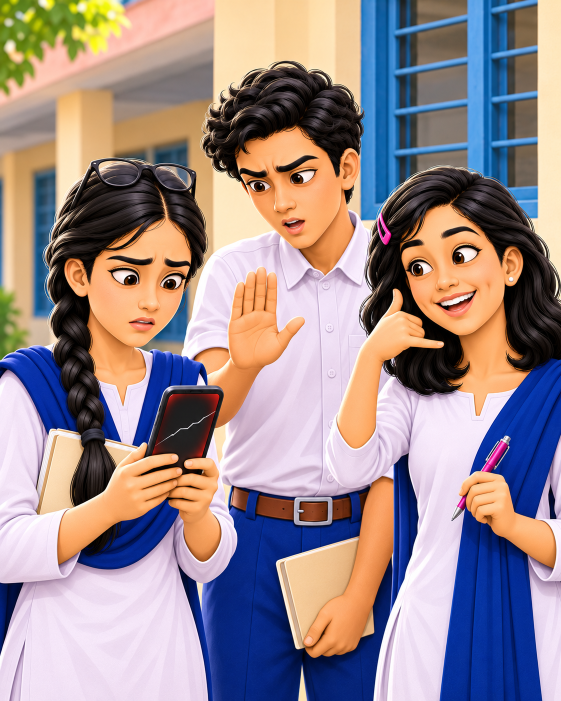
#> input picture tests/fixtures/image1.png, 1122 x 1402 px (shown at 1/2 size)
$ python geometry_sensor.py ../tests/fixtures/image1.png
#> lines starting #> are read from the running program, lines starting #| are printed output that depends on the picture; after the words box and inside, x2 and y2 are one past the last pixel; in counts of white or black regions, pixels touching at a corner belong together
### tools/cv_core.py
#!/usr/bin/env python3
"""cv_core.py — shared image processing core for LiGeo global skill.

Provides a single, validated image decoding and preprocessing path so every
LiGeo tool decodes images once, validates them consistently, and avoids
wasting memory/CPU by decoding the same file multiple times.

Designed for an 8 GB RAM, integrated-GPU environment:
- one image decoded and held in memory at a time;
- optional downsampling with recorded scale factor;
- ROI (region of interest) helpers;
- no raw pixel arrays serialized into evidence JSON;
- EXIF orientation normalized consistently;
- alpha handled explicitly.

  python tools/cv_core.py image.png              # inspect and validate
  from cv_core import load_image, ImageInfo, load_and_validate

Classes:
    ImageInfo — metadata about a decoded image (no raw pixels in JSON).
    LoadedImage — in-memory image with validation info.

Functions:
    load_image(path, max_pixels=None, max_dimension=None, max_file_mb=None,
               allowed_formats=None, allowed_modes=None, downsample_to=None)
        Load and validate an image file. Returns LoadedImage.
    load_and_validate(...) -> (dict, list[dict])
        Compatibility wrapper returning (record, issues) like bitmap_check.py.
"""

import hashlib
import json
import sys
from dataclasses import dataclass, field, asdict
from pathlib import Path
from typing import Optional

try:
    from PIL import Image, ImageOps, UnidentifiedImageError
except ImportError as e:
    sys.exit(f"missing dependency: Pillow (pip install pillow)")

try:
    import numpy as np
except ImportError:
    np = None  # numpy optional at import, required for array ops

# --- Default limits (configurable via args or profile) ---
DEFAULT_MAX_FILE_MB = 50
DEFAULT_MAX_PIXELS = 50_000_000   # ~50 MP (decompression bomb guard)
DEFAULT_MAX_DIMENSION = 20_000    # max width or height in px
DEFAULT_ALLOWED_FORMATS = {"PNG", "JPEG"}
DEFAULT_ALLOWED_MODES = {"1", "L", "P", "RGB", "RGBA", "CMYK", "YCbCr"}
DEFAULT_JPEG_QUALITY = 85


@dataclass
class ImageInfo:
    """Metadata about an image — no raw pixels.

    All values are JSON-serializable primitives.
    """
    asset_id: str
    path: str
    format: Optional[str]
    mode: Optional[str]
    width: int
    height: int
    aspect_ratio: Optional[float]
    orientation: str  # landscape / portrait / square / unknown
    has_alpha: bool
    total_pixels: int
    file_size_bytes: int
    file_size_mb: float
    exif_orientation_applied: bool
    icc_profile_present: bool
    processing_width: int
    processing_height: int
    scale_factor: float
    valid: bool
    issues: list = field(default_factory=list)

    def to_dict(self) -> dict:
        return asdict(self)


@dataclass
class LoadedImage:
    """In-memory image with validation metadata.

    Holds the actual PIL Image object. Callers are responsible for releasing
    it (e.g. via context manager or `del`) after use to keep memory bounded
    on an 8 GB machine.
    """
    info: ImageInfo
    image: Optional[Image.Image] = None

    def __enter__(self):
        return self

    def __exit__(self, exc_type, exc_val, exc_tb):
        self.close()

    def close(self):
        if self.image is not None:
            try:
                self.image.close()
            except Exception:
                pass
            self.image = None

    def to_info_dict(self) -> dict:
        return self.info.to_dict()


def safe_asset_id(path: Path) -> str:
    """Stable asset ID from file hash (not raw bytes in logs)."""
    h = hashlib.sha256()
    with open(path, "rb") as f:
        for chunk in iter(lambda: f.read(65536), b""):
            h.update(chunk)
    return f"img:{h.hexdigest()[:16]}"


# [42 lines left out: functions parse_css_length_mm, convert_to_mm, not called in this run]


def _decode_image(path: Path) -> Image.Image:
    """Open and fully decode an image file.

    Raises UnidentifiedImageError if the content is not a recognized image.
    """
    img = Image.open(path)
    img.load()  # force decode to catch truncated/corrupt files
    return img


def _normalize_orientation(img: Image.Image) -> Image.Image:
    """Apply EXIF orientation transpose in-place, returning the image."""
    try:
        img = ImageOps.exif_transpose(img)
    except Exception:
        pass  # orientation not present or unreadable — leave as-is
    return img


def load_image(
    path: str | Path,
    max_file_mb: float = DEFAULT_MAX_FILE_MB,
    max_pixels: int = DEFAULT_MAX_PIXELS,
    max_dimension: int = DEFAULT_MAX_DIMENSION,
    allowed_formats: Optional[set] = None,
    allowed_modes: Optional[set] = None,
    downsample_to: Optional[int] = None,
) -> LoadedImage:
    """Load, validate, and optionally downsample an image file.

    Returns a LoadedImage. The caller must close() it or use it as a context
    manager to release memory.

    Raises nothing for validation failures — they are recorded in info.issues
    and info.valid is set False. Raises FileNotFoundError if the file is
    missing; raises UnidentifiedImageError if content is not an image.
    """
    path = Path(path)
    issues = []

    # --- 1. File existence ---
    if not path.exists():
        raise FileNotFoundError(f"file not found: {path}")

    # --- 2. File size ---
    file_size = path.stat().st_size
    file_size_mb = round(file_size / (1024 * 1024), 4)

    if file_size == 0:
        issues.append({"t": "BITMAP-EMPTY", "det": "file is 0 bytes", "conf": 1.0})

    if file_size > max_file_mb * 1024 * 1024:
        issues.append({
            "t": "BITMAP-TOO-LARGE",
            "det": f"file {file_size_mb} MB exceeds {max_file_mb} MB limit",
            "conf": 1.0,
        })

    # --- 3. Decode and validate content (not extension) ---
    try:
        img = _decode_image(path)
    except UnidentifiedImageError as e:
        issues.append({
            "t": "BITMAP-UNKNOWN-FORMAT",
            "det": f"not a recognized image: {path.name}",
            "conf": 1.0,
        })
        record = ImageInfo(
            asset_id=safe_asset_id(path),
            path=str(path),
            format=None,
            mode=None,
            width=0,
            height=0,
            aspect_ratio=None,
            orientation="unknown",
            has_alpha=False,
            total_pixels=0,
            file_size_bytes=file_size,
            file_size_mb=file_size_mb,
            exif_orientation_applied=False,
            icc_profile_present=False,
            processing_width=0,
            processing_height=0,
            scale_factor=1.0,
            valid=False,
            issues=issues,
        )
        return LoadedImage(info=record, image=None)

    # Capture original metadata before any transforms
    original_format = img.format
    original_mode = img.mode
    original_width = img.width
    original_height = img.height
    has_alpha = img.mode in ("RGBA", "LA", "PA") or "transparency" in img.info
    icc_present = "icc_profile" in img.info

    # --- 4. Normalize EXIF orientation ---
    img = _normalize_orientation(img)
    orientation_applied = True  # attempted; may be no-op if no orientation tag

    # Re-read dims after orientation transpose (may swap w/h)
    width = img.width
    height = img.height
    aspect_ratio = round(width / height, 6) if height else None
    orientation = (
        "landscape" if width > height else "portrait" if height > width else "square"
    )
    total_pixels = width * height

    # --- 5. Dimension/pixel limits ---
    if total_pixels > max_pixels:
        issues.append({
            "t": "BITMAP-TOO-MANY-PIXELS",
            "det": f"{total_pixels:,} px exceeds {max_pixels:,} px limit",
            "conf": 1.0,
        })
    if width > max_dimension or height > max_dimension:
        issues.append({
            "t": "BITMAP-DIMENSION",
            "det": f"{width}x{height} exceeds {max_dimension}px max dimension",
            "conf": 1.0,
        })

    # --- 6. Format/mode validation ---
    allowed_formats = allowed_formats or DEFAULT_ALLOWED_FORMATS
    allowed_modes = allowed_modes or DEFAULT_ALLOWED_MODES

    if original_format not in allowed_formats:
        issues.append({
            "t": "BITMAP-FORMAT",
            "det": f"format {original_format} not in allowed {sorted(allowed_formats)}",
            "conf": 1.0,
        })
    if original_mode not in allowed_modes:
        issues.append({
            "t": "BITMAP-MODE",
            "det": f"color mode {original_mode} not in allowed {sorted(allowed_modes)}",
            "conf": 1.0,
        })

    # --- 7. Downsample if needed ---
    scale_factor = 1.0
    processing_width = width
    processing_height = height

    if downsample_to and total_pixels > downsample_to * downsample_to:
        scale = (downsample_to * downsample_to / total_pixels) ** 0.5
        new_w = max(1, int(width * scale))
        new_h = max(1, int(height * scale))
        try:
            img = img.resize((new_w, new_h), Image.Resampling.LANCZOS)
            processing_width = new_w
            processing_height = new_h
            scale_factor = round(scale, 4)
        except Exception as e:
            issues.append({
                "t": "BITMAP-RESIZE-FAIL",
                "det": str(e)[:200],
                "conf": 0.8,
            })

    valid = len([i for i in issues if i.get("conf", 0) >= 0.9]) == 0

    info = ImageInfo(
        asset_id=safe_asset_id(path),
        path=str(path),
        format=original_format,
        mode=original_mode,
        width=original_width,
        height=original_height,
        aspect_ratio=aspect_ratio,
        orientation=orientation,
        has_alpha=has_alpha,
        total_pixels=total_pixels,
        file_size_bytes=file_size,
        file_size_mb=file_size_mb,
        exif_orientation_applied=orientation_applied,
        icc_profile_present=icc_present,
        processing_width=processing_width,
        processing_height=processing_height,
        scale_factor=scale_factor,
        valid=valid,
        issues=issues,
    )

    return LoadedImage(info=info, image=img)


# [231 lines left out: functions load_and_validate, get_roi, image_to_array, make_evidence_block, make_issue, make_evidence_result and 8 more, not called in this run]


# [2 lines that do not run on import are left out]

### tools/geometry_sensor.py
#!/usr/bin/env python3
"""geometry_sensor.py — deterministic geometric measurement for LiGeo CV sensor pack.

Computes border detection, alignment, and simple diagram geometry measurements
using OpenCV. All outputs are DETECTED measurements — not semantic object
understanding.

  python tools/cv_sensors/geometry_sensor.py image.png
  python tools/cv_sensors/geometry_sensor.py images/ --json out.json

Exit code = number of targets with findings (0 = clean).
"""
import argparse, json, sys
from pathlib import Path

sys.path.insert(0, str(Path(__file__).resolve().parent.parent))
from cv_core import load_image

try:
    import cv2
    OPENCV_VERSION = cv2.__version__
except ImportError:
    sys.exit("missing dependency: opencv-python (pip install opencv-python)")

try:
    import numpy as np
    NUMPY_VERSION = np.__version__
except ImportError:
    sys.exit("missing dependency: numpy (pip install numpy)")

try:
    from PIL import Image
    PILLOW_VERSION = Image.__version__
except Exception:
    PILLOW_VERSION = "unknown"


def analyze_geometry(path: Path) -> dict:
    """Compute deterministic geometric metrics from an image file."""
    with load_image(path) as loaded:
        img = loaded.image
        if img is None:
            return _empty_result(path, "image could not be decoded")

        rgb = img.convert("RGB") if img.mode != "RGB" else img
        arr = np.array(rgb, dtype=np.uint8)
        h, w = arr.shape[:2]
        gray = cv2.cvtColor(arr, cv2.COLOR_RGB2GRAY)

        # --- Border detection: check if edges are dark/empty (content border) ---
        # Sample border pixels (top, bottom, left, right 5% of image)
        border_px = max(5, min(h, w) // 20)
        top_border = gray[:border_px, :].ravel()
        bottom_border = gray[-border_px:, :].ravel()
        left_border = gray[:, :border_px].ravel()
        right_border = gray[:, -border_px:].ravel()
        all_border = np.concatenate([top_border, bottom_border, left_border, right_border])
        border_mean = float(all_border.mean())
        border_std = float(all_border.std())

        border_result = {
            "border_mean_intensity": round(border_mean, 4),
            "border_std_intensity": round(border_std, 4),
            "border_px_sampled": int(len(all_border)),
            "is_dark_border": border_mean < 50,
            "is_light_border": border_mean > 200,
            "method": "OpenCV, mean/std of border pixel rows/cols",
            "version": f"OpenCV {OPENCV_VERSION}, NumPy {np.__version__}",
            "interpretation": "Whether content is bordered by dark/light margins",
            "limitations": "Border definition is arbitrary (5% of min dimension)",
        }

        # --- Alignment: check if content is centered ---
        # Find non-zero (content) pixels via threshold
        _, thresh = cv2.threshold(gray, 240, 255, cv2.THRESH_BINARY_INV)
        content_pixels = np.column_stack(np.where(thresh > 0))
        if len(content_pixels) > 0:
            content_center_y = float(content_pixels[:, 0].mean())
            content_center_x = float(content_pixels[:, 1].mean())
            image_center_y = h / 2.0
            image_center_x = w / 2.0
            center_offset_y = round(content_center_y - image_center_y, 4)
            center_offset_x = round(content_center_x - image_center_x, 4)
            alignment = {
                "content_center": [round(content_center_y, 4), round(content_center_x, 4)],
                "image_center": [round(image_center_y, 4), round(image_center_x, 4)],
                "offset_y": center_offset_y,
                "offset_x": center_offset_x,
                "content_px_count": int(len(content_pixels)),
                "method": "OpenCV threshold + centroid",
                "version": f"OpenCV {OPENCV_VERSION}, NumPy {np.__version__}",
                "interpretation": "Content centroid relative to image center",
                "limitations": "Content detection depends on threshold; not semantic",
            }
        else:
            alignment = {
                "content_center": None,
                "image_center": [round(h / 2.0, 4), round(w / 2.0, 4)],
                "offset_y": None,
                "offset_x": None,
                "content_px_count": 0,
                "method": "OpenCV threshold + centroid",
                "version": f"OpenCV {OPENCV_VERSION}, NumPy {np.__version__}",
                "interpretation": "No content detected above threshold",
                "limitations": "Threshold may miss low-contrast content",
            }

        # --- Simple diagram geometry: count rectangular contours ---
        edges = cv2.Canny(gray, 50, 150)
        contours, _ = cv2.findContours(edges, cv2.RETR_EXTERNAL, cv2.CHAIN_APPROX_SIMPLE)
        rect_contours = 0
        rect_areas = []
        for c in contours:
            area = float(cv2.contourArea(c))
            if area > 100:  # filter tiny noise
                peri = cv2.arcLength(c, True)
                approx = cv2.approxPolyDP(c, 0.02 * peri, True)
                if len(approx) == 4:  # rectangular
                    rect_contours += 1
                    rect_areas.append(area)
        geometry_result = {
            "rectangular_contour_count": rect_contours,
            "rect_contour_areas": [round(a, 4) for a in rect_areas[:20]],
            "total_rect_area": round(float(sum(rect_areas)), 4),
            "method": "OpenCV Canny + approxPolyDP",
            "version": f"OpenCV {OPENCV_VERSION}",
            "interpretation": "Detected rectangular regions",
            "limitations": "Not semantic objects; threshold-dependent",
        }

        result = {
            "path": str(path),
            "metrics_version": "1.0.0",
            "opencv_version": OPENCV_VERSION,
            "numpy_version": np.__version__,
            "pillow_version": PILLOW_VERSION,
            "border": border_result,
            "alignment": alignment,
            "geometry": geometry_result,
            "method_tier": "DETECTED",
            "evidence_tier_note": "All geometric metrics are DETECTED pixel measurements; "
                                  "not semantic object understanding",
        }
        return result


def _empty_result(path: Path, reason: str) -> dict:
    return {
        "path": str(path),
        "metrics_version": "1.0.0",
        "error": reason,
        "border": {},
        "alignment": {},
        "geometry": {},
        "method_tier": "DETECTED",
        "evidence_tier_note": "Image could not be decoded — no geometry metrics available",
    }


def run(targets, json_path: str | None = None):
    """Geometry audit of file/dir targets."""
    targets_out = []
    for p in targets:
        p = Path(p)
        if p.is_dir():
            targets_out += sorted(p.rglob("*.png")) + sorted(p.rglob("*.jpg")) + sorted(p.rglob("*.jpeg"))
        elif p.exists():
            targets_out.append(p)
        else:
            sys.exit(f"no such target: {p}")
    seen, uniq = set(), []
    for f in targets_out:
        if f.resolve() not in seen:
            seen.add(f.resolve())
            uniq.append(f)

    report, dirty = [], 0
    for f in uniq:
        try:
            metrics = analyze_geometry(f)
            entry = {"file": str(f), "metrics": metrics, "issues": []}
            # Flag if no content detected
            if metrics["alignment"]["content_px_count"] == 0:
                entry["issues"].append({
                    "t": "GEOMETRY-NO-CONTENT",
                    "det": "no content pixels detected above threshold",
                    "conf": 0.7,
                })
            if entry["issues"]:
                dirty += 1
        except Exception as e:
            entry = {"file": str(f), "metrics": None, "issues": [
                {"t": "GEOMETRY-ANALYSIS-ERROR", "det": str(e)[:200], "conf": 1.0}
            ]}
            dirty += 1
        report.append(entry)

    if json_path and report:
        Path(json_path).parent.mkdir(parents=True, exist_ok=True)
        Path(json_path).write_text(json.dumps(report, indent=2), encoding="utf-8")

    return report, dirty


def main():
    ap = argparse.ArgumentParser()
    ap.add_argument("targets", nargs="+")
    ap.add_argument("--json", help="write full evidence to this file")
    a = ap.parse_args()

    report, dirty = run(a.targets, json_path=a.json)
#> in _decode_image, img is the input picture: PIL image 1122x1402 RGB; mean R, G, B 154.4, 138, 140.6
#> in load_image, `has_alpha = img.mode in ("RGBA", "LA", "PA") or "transparency" in img...`: has_alpha = False
#> in analyze_geometry, `gray = cv2.cvtColor(arr, cv2.COLOR_RGB2GRAY)`:
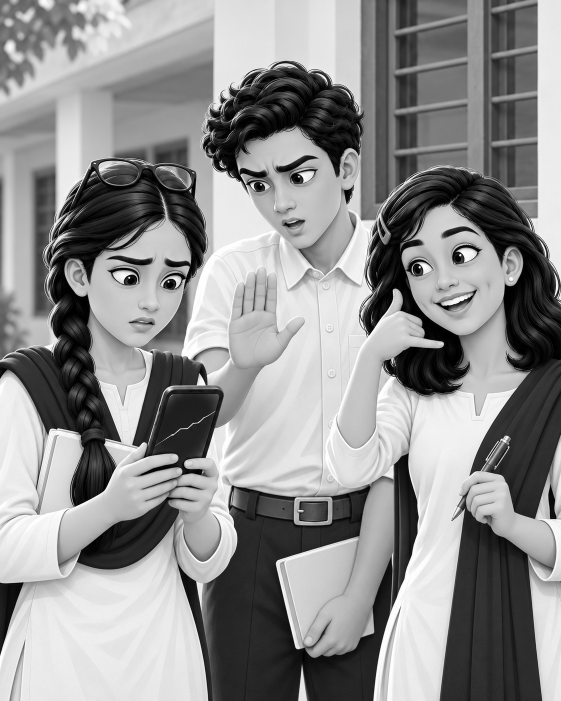
#> gray: shape (1402, 1122) (shown at 1/2 size); min 0, max 255, mean 143.2
#> in analyze_geometry, `border_mean = float(all_border.mean())`: border_mean = 159.5
#> in analyze_geometry, `border_std = float(all_border.std())`: border_std = 78.61
#> in analyze_geometry, `_, thresh = cv2.threshold(gray, 240, 255, cv2.THRESH_BINARY_INV)`:
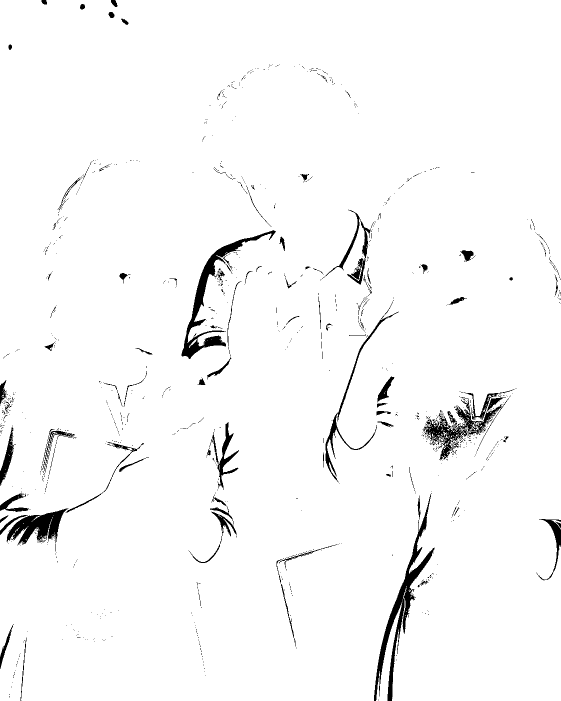
#> thresh: shape (1402, 1122) (shown at 1/2 size); 97.2% white; 1103 black regions (1003 under 20 px), largest, box (x1, y1, x2, y2) and area: (748, 986, 870, 1402) 6926, (363, 460, 552, 718) 5842, (845, 794, 1019, 921) 4868
#> in analyze_geometry, `content_pixels = np.column_stack(np.where(thresh > 0))`: content_pixels = 1528626 pairs, first value 0 to 1401, second value 0 to 1121
#> in analyze_geometry, `content_center_y = float(content_pixels[:, 0].mean())`: content_center_y = 695.7
#> in analyze_geometry, `content_center_x = float(content_pixels[:, 1].mean())`: content_center_x = 560.9
#> in analyze_geometry, `center_offset_y = round(content_center_y - image_center_y, 4)`: center_offset_y = -5.3
#> in analyze_geometry, `center_offset_x = round(content_center_x - image_center_x, 4)`: center_offset_x = -0.0641
#> in analyze_geometry, `edges = cv2.Canny(gray, 50, 150)`:
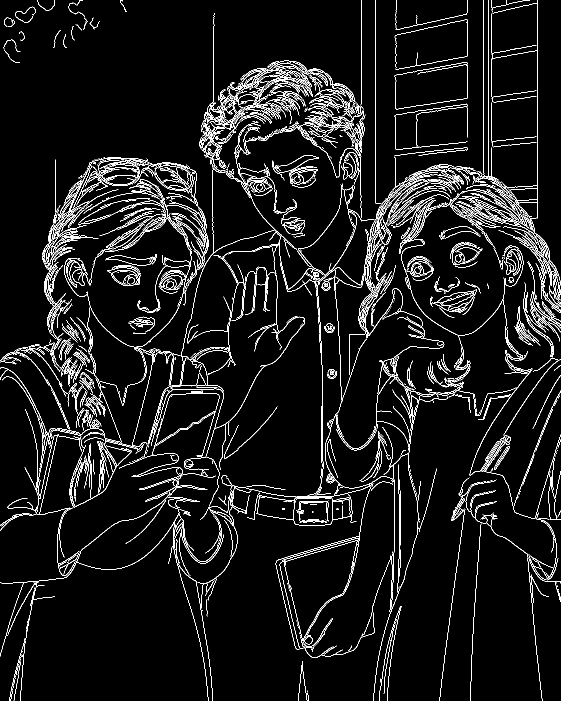
#> edges: shape (1402, 1122) (shown at 1/2 size); 6.1% white in thin lines or dots
#> in analyze_geometry, `contours, _ = cv2.findContours(edges, cv2.RETR_EXTERNAL, cv2.CHAIN_APP..`: contours = 1498 contours, 1293 with area under 20; largest, box (x1, y1, x2, y2) and area: (512, 991, 665, 1052) 4224, (445, 134, 625, 260) 2102, (275, 358, 394, 580) 1884, (263, 340, 610, 978) 1872, (901, 485, 965, 530) 1624
#> the loop in analyze_geometry, `for c in contours:` made 1498 passes
#> (area, peri, approx) on passes 252, 273, 348, 419, 453: (158, 122.4, [[1018, 892], [990, 931], [988, 939], [1015, 902]]), (270, 654.5, [[1020, 874], [940, 951]]), (271, 723.7, [[1121, 781], [1028, 1011]]), (123, 533.2, [[1121, 719], [1066, 742], [1116, 720], [1006, 870]]), (196.5, 551.7, [[31, 704], [100, 770], [139, 858], [94, 759]])
#> (area, peri) on passes 84, 105, 107, 131, 144, 180: (678.5, 1141.3), (328, 485.9), (139.5, 1004.8), (4223.5, 661), (280.5, 3086), (347.5, 434.7)
#> after the loop in analyze_geometry, `for c in contours:`: rect_areas = [158, 123, 196.5, 190.5, 200.5]; rect_contours = 5

    for entry in report:
        m = entry.get("metrics")
        n = len(entry.get("issues", []))
        if m:
            border = m.get("border", {})
            align = m.get("alignment", {})
            geom = m.get("geometry", {})
            meta = f"  border_mean={border.get('border_mean_intensity', 0)} "
            meta += f"content_px={align.get('content_px_count', 0)} "
            meta += f"rects={geom.get('rectangular_contour_count', 0)}"
        else:
            meta = "  (no metrics)"
        print(("!! " if n else "OK ") + entry["file"] + meta)
        for iss in entry.get("issues", []):
            print(f"     - [{iss.get('t')} conf {iss.get('conf', 0):.2f}] {iss.get('det')}")

    if a.json:
        print(f"\nevidence written: {a.json}")
    print(f"\nTARGETS: {len(report)}  DIRTY: {dirty}")
    sys.exit(min(dirty, 1))
#> (the program exits here)
